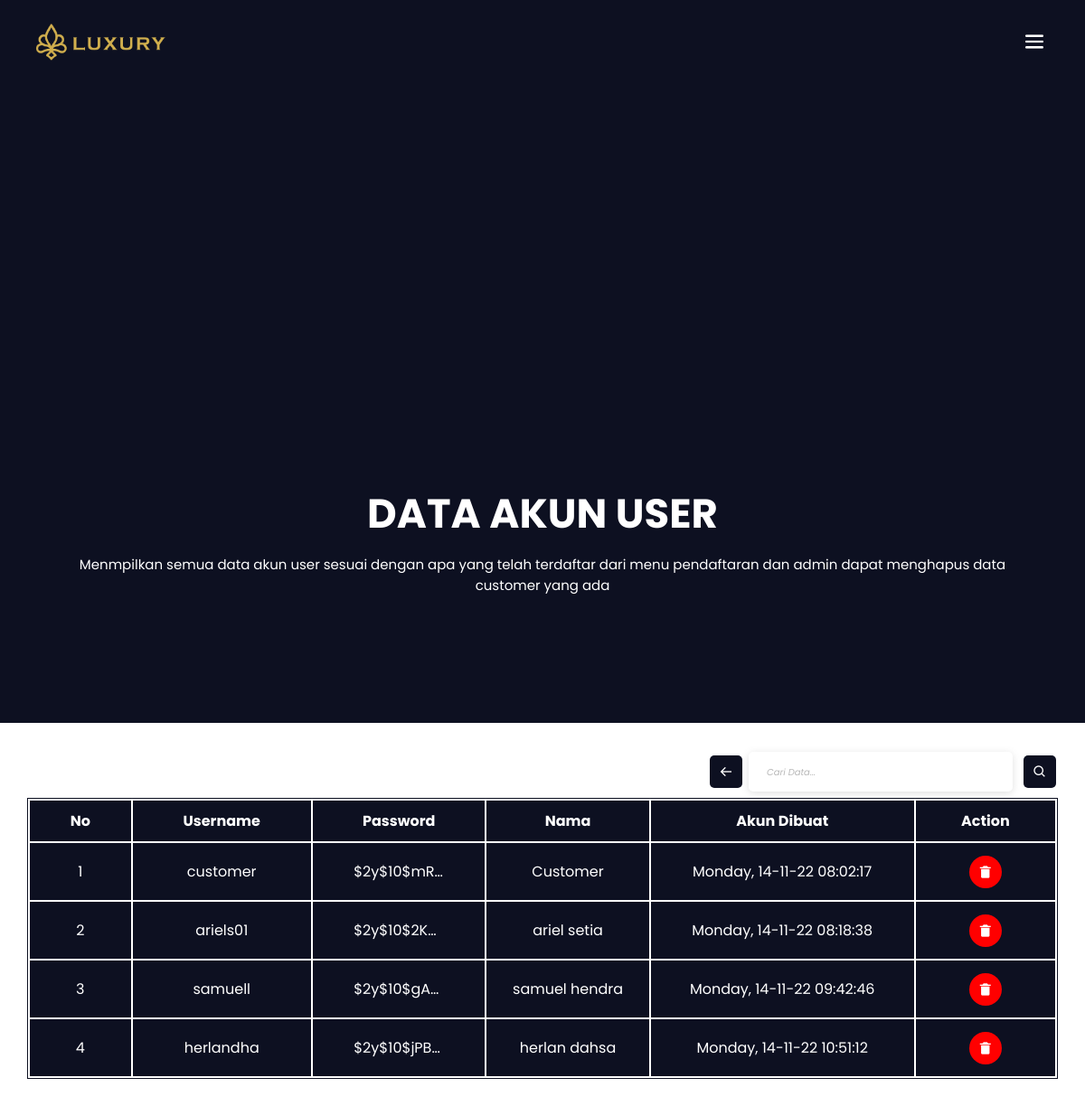
The page /LuxuryGroup/admin-akun-user.php (signed in) on the database its author committed.
### tables this page shows
CREATE TABLE `tb_user` (
  `id` int(11) NOT NULL,
  `username` varchar(50) NOT NULL,
  `password` varchar(100) NOT NULL,
  `nama` varchar(150) NOT NULL,
  `akun_dibuat` varchar(255) NOT NULL,
  `alamat` varchar(255) NOT NULL,
  `email` varchar(255) NOT NULL,
  `no_telp` varchar(15) NOT NULL,
  `role` varchar(10) NOT NULL
);

### LuxuryGroup/admin-akun-user.php (the view, shortened to what this page needs)
<?php
    require('koneksi.php');
    if(isset($_POST['cari'])){
        $keyword =  $_POST['keyword'];
        $result = mysqli_query($conn, "SELECT * FROM tb_user WHERE (role != 'admin') AND (username LIKE '%$keyword%' OR nama LIKE '%$keyword%')");
    }else{
        $result = mysqli_query($conn, "SELECT * FROM tb_user WHERE role != 'admin'");
    }
    $user = [];
    while($row = mysqli_fetch_assoc($result)){
        $user[] = $row;
    }
?>
<!DOCTYPE html>
<html lang="en">
<head>
    <link rel='stylesheet' href='css/style.css'>
    <link href='https://unpkg.com/boxicons@2.1.4/css/boxicons.min.css' rel='stylesheet'>
</head>
<body>
    <section class='user-header-index'>
        <nav class="user-nav-index">
            <img src='image/logo.png'>
            <img src="image/bar.png" id="user-icon-bar" onclick="showMenu()">
        </nav>
        <div class='content-index'>
            <h1 class="user-title">DATA AKUN USER</h1>
            <p class="user-sub-title">Menmpilkan semua data akun user sesuai dengan apa yang telah terdaftar dari menu pendaftaran dan admin dapat menghapus data customer yang ada</p>
        </div>
    </section>
    <section class="user-content">
        <div class="user-table-container">
            <div class="input-search">
                <a></a><br>
                <form action="" method='POST'>
                    <table>
                        <tr>
                            <td><a href="admin-akun-user.php"><i class='bx bx-arrow-back' ></i></a></td>
                            <td><input class="search-form-element" type="text" name="keyword" placeholder="Cari Data..." required></td>
                            <td><button type='submit' name='cari'><i class='bx bx-search' ></i></button></td>
                        </tr>
                    </table>
                </form>
            </div>
            <table class="user-table">
                <tr>
                    <th class="user-title-table">No</th>
                    <th class="user-title-table">Username</th>
                    <th class="user-title-table">Password</th>
                    <th class="user-title-table">Nama</th>
                    <th class="user-title-table">Akun Dibuat</th>
                    <th class="user-title-table">Action</th>
                </tr>
                <?php $i = 1; foreach ($user as $tb_user): ?>
                <tr>
                    <td class="user-sub-title-table"><?php echo $i; ?></td>
                    <td class="user-sub-title-table"><?php echo $tb_user['username']; ?></td>
                    <td class="user-sub-title-table-password"><div class="container-password"><p><?php echo $tb_user['password']; ?></p></div></td>
                    <td class="user-sub-title-table"><?php echo $tb_user['nama']; ?></td>
                    <td class="user-sub-title-table"><?php echo $tb_user['akun_dibuat']; ?></td>
                    <td class="user-sub-title-table">
                        <a href="admin-delete-akun.php?id=<?php echo $tb_user["id"]; ?>" onclick="return confirm('Yakin ingin Menghapus akun ini?')" role='button'><i class='bx bxs-trash-alt'></i></a>
                    </td>
                </tr>
                <?php $i++; endforeach; ?>
            </table>
        </div>
    </section>
</body>
</html>

### LuxuryGroup/css/style.css (style rules this page uses)
* { margin: 0; padding: 0; font-family: 'Poppins', sans-serif; box-sizing: border-box; }
html { scroll-behavior: smooth; }
body { background-color: var(--background--color); }
:root { --background-image: url(../image/background-dark.jpg); --background--color: #0D1021; --secondary-color: #FFF; }
.content-index { width: 90%; color: #fff; position: absolute; top: 50%; left: 50%; transform: translate(-50%,-50%); text-align: center; }
.content-index h1 { font-size: 45px; }
.content-index p { margin: 10px 0 30px; }
::placeholder { color: #B7B7B7; font-size: 10px; font-style: italic }
.user-header-index { min-height: 100vh; width: 100%; background-color: var(--background--color); }
.user-nav-index { background-color: #0D1021; display: flex; padding: 2% 3%; justify-content: space-between; align-items: center; }
.user-nav-index img { width: 150px; }
#user-icon-cancel, #user-icon-bar { display: none; width: 20px; }
#user-icon-bar { display: block; margin: 10px; cursor: pointer; }
.user-title { font-size: 35px; color: var(--secondary-color); }
.user-sub-title { font-size: 15px; color: var(--secondary-color); }
.user-table-container { background-color: #FFF; padding: 30px; }
.user-table { width: 100%; margin: 0 auto; text-align: center; border: 1px solid #0D1021; background-color: #FFF; }
.user-title-table, .user-title-table-gambar, .user-title-table-none { padding: 10px 30px; background-color: #0D1021; color: #FFF; }
.user-sub-title-table, .user-sub-title-table-none { padding: 5px; background-color: var(--background--color); color: var(--secondary-color); text-align: justify; text-align-last: center; }
.user-sub-title-table-password { padding: 10%; background-color: var(--background--color); color: var(--secondary-color); display: flex; align-items: center; }
.user-sub-title-table-password .container-password { margin: 0 auto; }
.user-sub-title-table-password .container-password p { width: 100px; white-space: nowrap; overflow: hidden; text-overflow: ellipsis; }
.bxs-trash-alt { background-color: red; padding: 10px; size: 10px; color: #FFF; border-radius: 10em; }
.input-search { display: flex; justify-content: space-between; align-items: center; margin-bottom: 5px; }
.bx-arrow-back, .bx-search, .bxs-add-to-queue { background-color: #0D1021; padding: 10px; size: 10px; color: #FFF; border-radius: 5px; cursor: pointer; }
.search-form-element { width: 95%; background-color: #FFF; border: none; box-shadow: rgba(99, 99, 99, 0.2) 0px 2px 8px 0px; border-radius: 5px; padding: 12px 20px; margin: 0px 5px; }
button { background: none; color: inherit; border: none; padding: 0; font: inherit; cursor: pointer; outline: inherit; }

### rows shown on the page
tb_user: username "customer", password "$2y$10$mR…", nama "Customer", akun_dibuat "Monday, 14-11-22 08:02:17"
tb_user: username "ariels01", password "$2y$10$2K…", nama "ariel setia", akun_dibuat "Monday, 14-11-22 08:18:38"
tb_user: username "samuell", password "$2y$10$gA…", nama "samuel hendra", akun_dibuat "Monday, 14-11-22 09:42:46"
tb_user: username "herlandha", password "$2y$10$jPB…", nama "herlan dahsa", akun_dibuat "Monday, 14-11-22 10:51:12"
